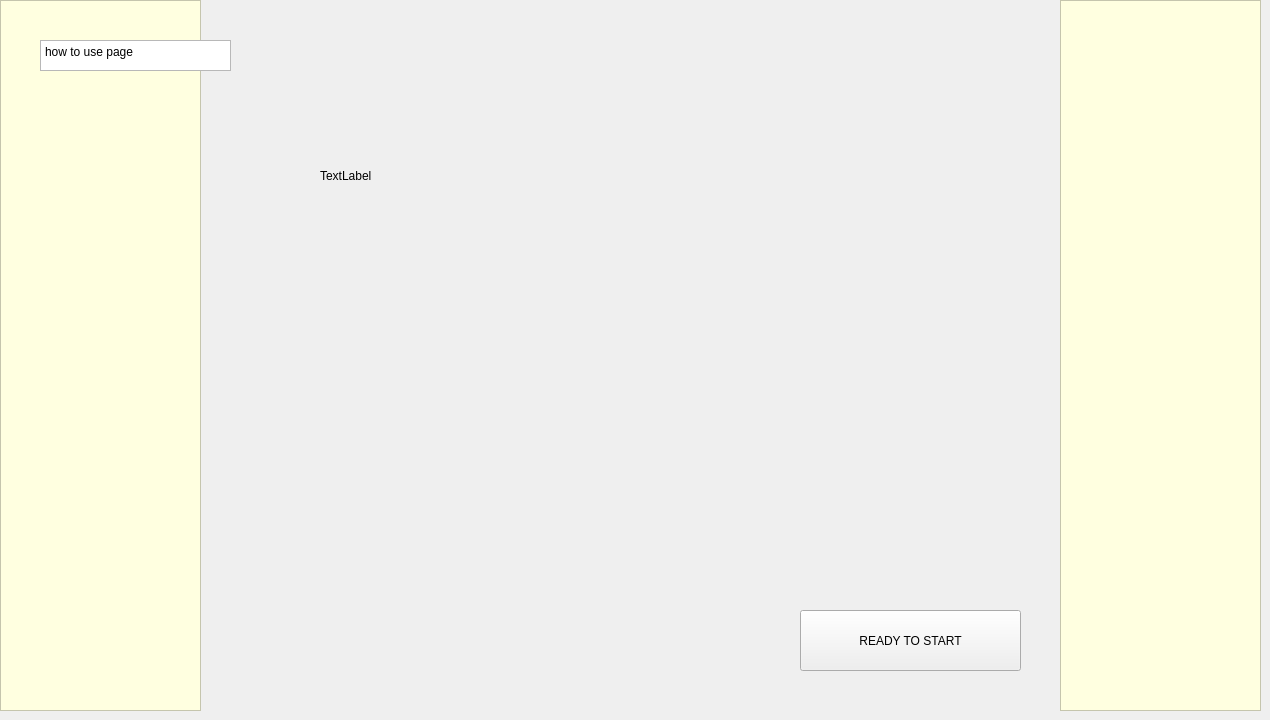
    <widget class="QWidget" name="howToUse_page">
     <widget class="QPlainTextEdit" name="text1_3">
      <property name="geometry">
       <rect>
        <x>40</x>
        <y>40</y>
        <width>191</width>
        <height>31</height>
       </rect>
      </property>
      <property name="plainText">
       <string>how to use page</string>
      </property>
     </widget>
     <widget class="QFrame" name="frame_14">
      <property name="geometry">
       <rect>
        <x>0</x>
        <y>0</y>
        <width>201</width>
        <height>711</height>
       </rect>
      </property>
      <property name="styleSheet">
       <string notr="true">background-color:lightyellow</string>
      </property>
      <property name="frameShape">
       <enum>QFrame::StyledPanel</enum>
      </property>
      <property name="frameShadow">
       <enum>QFrame::Raised</enum>
      </property>
     </widget>
     <widget class="QFrame" name="frame_15">
      <property name="geometry">
       <rect>
        <x>1060</x>
        <y>0</y>
        <width>201</width>
        <height>711</height>
       </rect>
      </property>
      <property name="styleSheet">
       <string notr="true">background-color:lightyellow</string>
      </property>
      <property name="frameShape">
       <enum>QFrame::StyledPanel</enum>
      </property>
      <property name="frameShadow">
       <enum>QFrame::Raised</enum>
      </property>
     </widget>
     <widget class="QPushButton" name="btn_readyToStart">
      <property name="geometry">
       <rect>
        <x>800</x>
        <y>610</y>
        <width>221</width>
        <height>61</height>
       </rect>
      </property>
      <property name="styleSheet">
       <string notr="true">font: 12pt &quot;Shiny Signature&quot;, &quot;Arial&quot;;
background-color: none;</string>
      </property>
      <property name="text">
       <string>READY TO START</string>
      </property>
     </widget>
     <widget class="QLabel" name="label_5">
      <property name="geometry">
       <rect>
        <x>320</x>
        <y>150</y>
        <width>101</width>
        <height>51</height>
       </rect>
      </property>
      <property name="text">
       <string>TextLabel</string>
      </property>
     </widget>
     <zorder>frame_14</zorder>
     <zorder>text1_3</zorder>
     <zorder>frame_15</zorder>
     <zorder>btn_readyToStart</zorder>
     <zorder>label_5</zorder>
    </widget>
